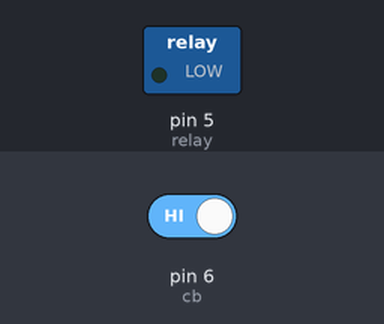
A sketch run on a simulated Arduino Uno, built with avr-gcc and run on an emulated ATmega328P. On the bench: switched loads named in the sketch (green lamp = pin HIGH). Inputs (shaded band) come from the test bench; at power-on: pin 6 (cb) HIGH.

Above: at 1.2 s.
1.3 s: pin 6 (cb) driven LOW
At 1.9 s:
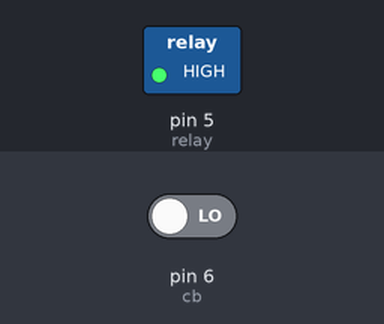
4.3 s: pin 6 (cb) driven HIGH
At 5.1 s:
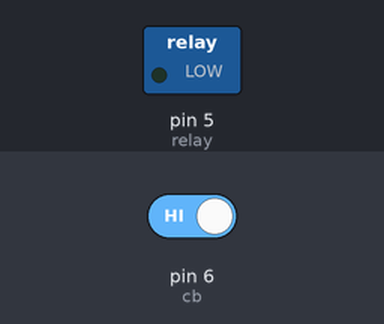
Timing chart, 0 to 7.3 s (numbered marks = the images above; inputs shaded):
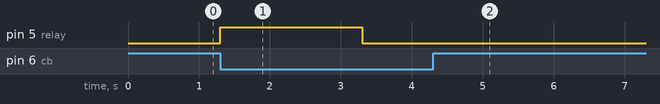

The sketch:

may_rua_tay.ino
```cpp
int cb=6;
int relay=5;
void setup() {
  pinMode(cb,INPUT);
  pinMode(relay,OUTPUT);
}
void loop() {
  int gtcb=digitalRead(cb);
  if(gtcb==0){
      digitalWrite(relay,HIGH);
      delay(2000);
      digitalWrite(relay,LOW);
      delay(2000);
    }else{
      digitalWrite(relay,LOW);
    }
}
```

Measured:
- after the input at 1.3 s, pin 5 (relay): LOW → HIGH at once, → LOW 2.0 s later
- after the input at 4.3 s, pin 5 (relay): stops changing and stays LOW
